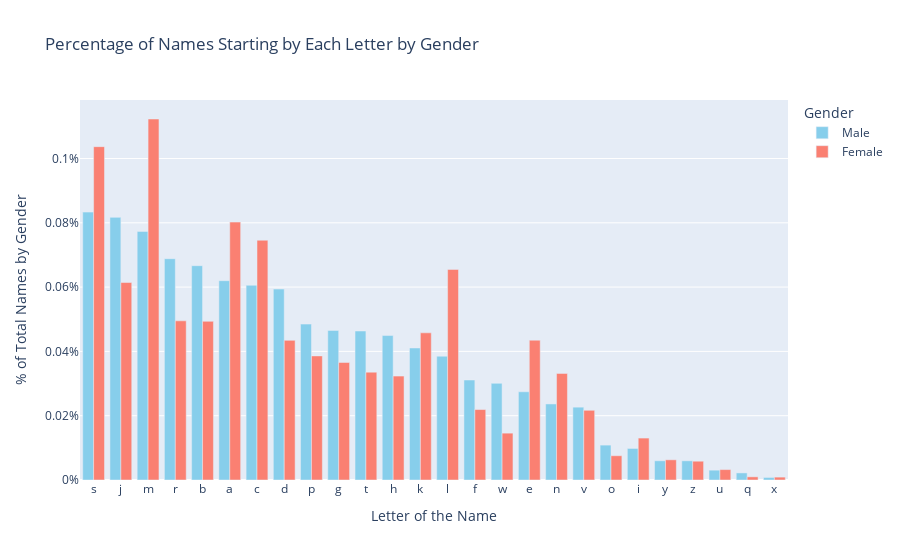
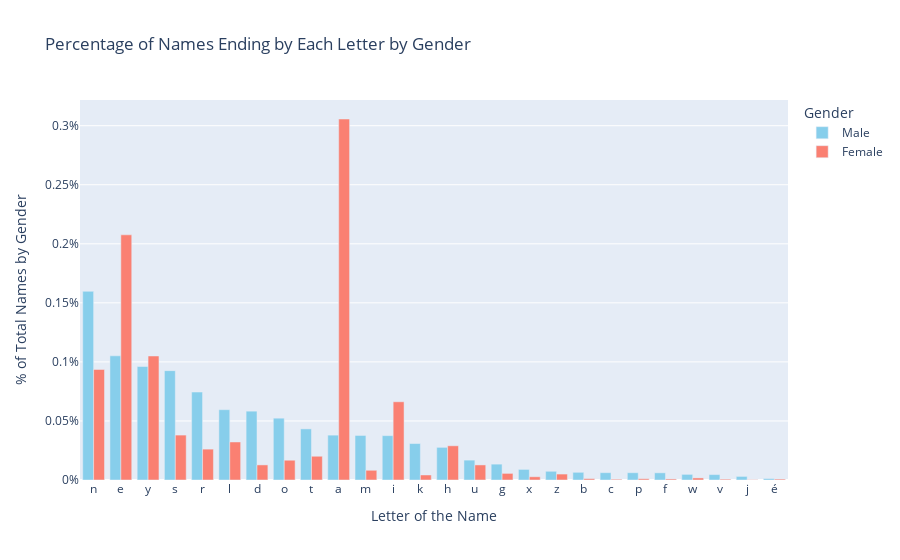

Notebook code for these charts, in order:
### Code cell
plot_letter_name_percentage(df_char_cleaned, 0)
plot_letter_name_percentage(df_char_cleaned, -1)

### Figure 1 — Plotly figure (JSON) as saved in the notebook; plotly's stock layout.template omitted (floating-point values rounded to 4 significant figures)
{"data": [{"hoverinfo": "text", "hovertext": ["Top names: Steve, Sam, Simon", "Top names: John, James, Jack", "Top names: Michael, Max, Mike", "Top names: Robert, Richard, Roy", "Top names: Bob, Bill, Billy", "Top names: Arthur, Alex, Adam", "Top names: Charlie, Charles, Chris", "Top names: David, Danny, Dave", "Top names: Paul, Peter, Phil", "Top names: George, Guy, Gary", "Top names: Tom, Thomas, Tony", "Top names: Harry, Henry, Howard", "Top names: Kevin, Karl, Kid", "Top names: Louis, Larry, Leo", "Top names: Frank, Fred, Francis", "Top names: William, Walter, Wilson", "Top names: Eddie, Ed, Edward", "Top names: Nick, Norman, Neil", "Top names: Vijay, Vikram, Victor", "Top names: Oliver, Oscar, Owen", "Top names: Ivan, Il, Ian", "Top names: Yosemite, Yuri, Yu", "Top names: Zack, Zach, Zeke", "Top names: Uday, Ulysses, Usman", "Top names: Quentin, Quinn, Quincy", "Top names: Xavier, Xiao, Xander"], "marker": {"color": "skyblue"}, "name": "Male", "type": "bar", "x": ["s", "j", "m", "r", "b", "a", "c", "d", "p", "g", "t", "h", "k", "l", "f", "w", "e", "n", "v", "o", "i", "y", "z", "u", "q", "x"], "y": [0.08332, 0.08169, 0.07732, 0.06883, 0.06666, 0.06199, 0.06058, 0.0594, 0.0485, 0.04653, 0.04634, 0.04493, 0.04106, 0.03851, 0.0311, 0.03006, 0.02744, 0.02366, 0.02266, 0.01085, 0.009814, 0.005978, 0.005968, 0.00306, 0.002203, 0.0007855]}, {"hoverinfo": "text", "hovertext": ["Top names: Sarah, Susan, Sara", "Top names: Julie, Jane, Jennifer", "Top names: Mary, Marie, Maggie", "Top names: Rachel, Rose, Rebecca", "Top names: Barbara, Betty, Beth", "Top names: Alice, Anna, Anne", "Top names: Claire, Charlotte, Catherine", "Top names: Diane, Diana, Dorothy", "Top names: Priya, Pooja, Paula", "Top names: Gloria, Grace, Gina", "Top names: Tina, Tanya, Tracy", "Top names: Helen, Hannah, Heather", "Top names: Kate, Karen, Katie", "Top names: Lisa, Linda, Laura", "Top names: Frau, Frances, Fiona", "Top names: Wendy, Wanda, Williams", "Top names: Elizabeth, Emily, Ellen", "Top names: Nina, Nicole, Nancy", "Top names: Victoria, Vanessa, Valerie", "Top names: Olivia, Olga, Ophelia", "Top names: Isabelle, Isabel, Irene", "Top names: Yvonne, Yvette, Yolanda", "Top names: Zoe, Zoey, Zora", "Top names: Ursula, Usha, Uma", "Top names: Queenie, Quinn, Qiu", "Top names: Xiao, Xu, Ximena"], "marker": {"color": "salmon"}, "name": "Female", "type": "bar", "x": ["s", "j", "m", "r", "b", "a", "c", "d", "p", "g", "t", "h", "k", "l", "f", "w", "e", "n", "v", "o", "i", "y", "z", "u", "q", "x"], "y": [0.1037, 0.06142, 0.1123, 0.04951, 0.04935, 0.08022, 0.07457, 0.04343, 0.03859, 0.03655, 0.03354, 0.03231, 0.04578, 0.0655, 0.02191, 0.01457, 0.04349, 0.03316, 0.02168, 0.00755, 0.01304, 0.006283, 0.005843, 0.003238, 0.0009856, 0.0008976]}], "layout": {"barmode": "group", "legend": {"title": {"text": "Gender"}}, "title": {"text": "Percentage of Names Starting by Each Letter by Gender"}, "xaxis": {"title": {"text": "Letter of the Name"}}, "yaxis": {"ticksuffix": "%", "title": {"text": "% of Total Names by Gender"}}}}

### Figure 2 — Plotly figure (JSON) as saved in the notebook; plotly's stock layout.template omitted (floating-point values rounded to 4 significant figures)
{"data": [{"hoverinfo": "text", "hovertext": ["Top names: John, Simon, Kevin", "Top names: George, Charlie, Joe", "Top names: Johnny, Danny, Harry", "Top names: James, Charles, Thomas", "Top names: Arthur, Peter, Walter", "Top names: Paul, Michael, Bill", "Top names: David, Richard, Ed", "Top names: Leo, Antonio, Bruno", "Top names: Robert, Matt, Scott", "Top names: Krishna, Santa, Joshua", "Top names: Tom, Jim, William", "Top names: Ravi, Ali, Jai", "Top names: Jack, Frank, Nick", "Top names: Joseph, Josh, Mitch", "Top names: Lou, Raju, Stu", "Top names: Doug, King, Greg", "Top names: Max, Alex, Felix", "Top names: Franz, Fritz, Heinz", "Top names: Bob, Jacob, Rob", "Top names: Eric, Vic, Mac", "Top names: Philip, Phillip, Pratap", "Top names: Jeff, Wolf, Josef", "Top names: Andrew, Matthew, Drew", "Top names: Rajiv, Gustav, Yadav", "Top names: Suraj, Raj, Manoj", "Top names: André, José, René"], "marker": {"color": "skyblue"}, "name": "Male", "type": "bar", "x": ["n", "e", "y", "s", "r", "l", "d", "o", "t", "a", "m", "i", "k", "h", "u", "g", "x", "z", "b", "c", "p", "f", "w", "v", "j", "é"], "y": [0.1598, 0.1051, 0.09608, 0.09261, 0.07449, 0.05953, 0.05828, 0.05234, 0.04327, 0.03799, 0.0377, 0.03756, 0.03086, 0.02764, 0.01683, 0.01344, 0.008947, 0.007376, 0.006519, 0.006213, 0.006172, 0.00609, 0.004764, 0.004591, 0.00302, 0.001245]}, {"hoverinfo": "text", "hovertext": ["Top names: Helen, Susan, Karen", "Top names: Alice, Kate, Julie", "Top names: Mary, Emily, Amy", "Top names: Doris, Frances, Agnes", "Top names: Jennifer, Heather, Eleanor", "Top names: Rachel, Carol, Jill", "Top names: Girlfriend, Ingrid, Red", "Top names: Margo, Jo, Flo", "Top names: Margaret, Janet, Harriet", "Top names: Lisa, Barbara, Anna", "Top names: Kim, Miriam, Sam", "Top names: Anjali, Shanti, Nikki", "Top names: Park, Jack, Mak", "Top names: Sarah, Elizabeth, Beth", "Top names: Frau, Madhu, Lou", "Top names: Meg, Peg, Ying", "Top names: Alex, Max, Beatrix", "Top names: Liz, Inez, Roz", "Top names: Barb, Deb, Nightclub", "Top names: Mac, Vic, Isaac", "Top names: Boop, Miep, Lemp", "Top names: Sif, Elif, Wolff", "Top names: Willow, Vrouw, Mevrouw", "Top names: Bev, Viv, Liv", "Top names: Saroj, Asajj, Yuvraj", "Top names: Chloé, Zoé, Padmé"], "marker": {"color": "salmon"}, "name": "Female", "type": "bar", "x": ["n", "e", "y", "s", "r", "l", "d", "o", "t", "a", "m", "i", "k", "h", "u", "g", "x", "z", "b", "c", "p", "f", "w", "v", "j", "é"], "y": [0.09359, 0.2076, 0.105, 0.03803, 0.02613, 0.03219, 0.01278, 0.01674, 0.0201, 0.3057, 0.008236, 0.06623, 0.004259, 0.02897, 0.01276, 0.005597, 0.002745, 0.005033, 0.001162, 0.0006512, 0.001074, 0.0008976, 0.00176, 0.0007216, 0.000264, 0.000792]}], "layout": {"barmode": "group", "legend": {"title": {"text": "Gender"}}, "title": {"text": "Percentage of Names Ending by Each Letter by Gender"}, "xaxis": {"title": {"text": "Letter of the Name"}}, "yaxis": {"ticksuffix": "%", "title": {"text": "% of Total Names by Gender"}}}}
